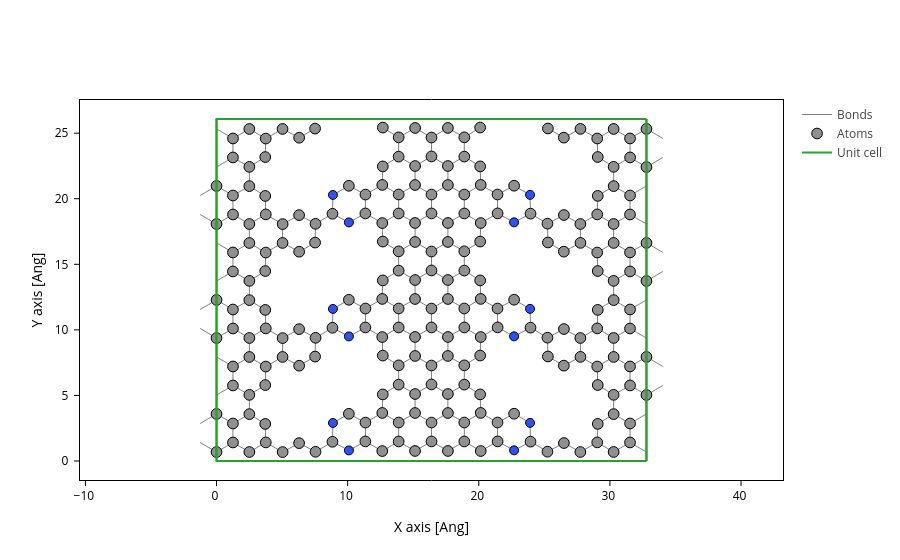

This figure's notebook cell:
### Code cell
H_device.geometry.plot(axes="xy",)

### Figure 1 — Plotly figure (JSON) as saved in the notebook; plotly's stock layout.template omitted (floating-point values rounded to 4 significant figures; data arrays with more than 128 entries replaced by an {"elided": "..."} marker saying what was removed)
{"data": [{"line": {"color": "gray", "width": 1}, "meta": {}, "mode": "lines", "name": "Bonds", "opacity": 1, "type": "scatter", "x": {"elided": "7056 float values"}, "y": {"elided": "7056 float values"}}, {"marker": {"color": {"elided": "240 str values"}, "line": {"color": "black", "width": 1}, "opacity": 1, "size": {"elided": "240 float values"}}, "meta": {}, "mode": "markers", "name": "Atoms", "opacity": 1, "type": "scatter", "x": {"elided": "240 float values"}, "y": {"elided": "240 float values"}}, {"meta": {}, "mode": "lines", "name": "Unit cell", "type": "scatter", "x": [0.0, 0.0, 32.79, 32.79, 0.0, 0.0, NaN, 0.0, 0.0, 0.0, 32.79, 32.79, 0.0, NaN, 32.79, 32.79, NaN, 32.79, 32.79], "y": [0.0, 26.08, 26.08, 26.08, 26.08, 26.08, NaN, 26.08, 0.0, 0.0, 0.0, 0.0, 0.0, NaN, 26.08, 0.0, NaN, 26.08, 0.0]}], "layout": {"scene": {"aspectmode": "data", "xaxis": {"title": {"text": "X axis [Ang]"}}, "yaxis": {"title": {"text": "Y axis [Ang]"}}}, "xaxis": {"scaleanchor": "y", "scaleratio": 1, "title": {"text": "X axis [Ang]"}}, "yaxis": {"title": {"text": "Y axis [Ang]"}}}}
